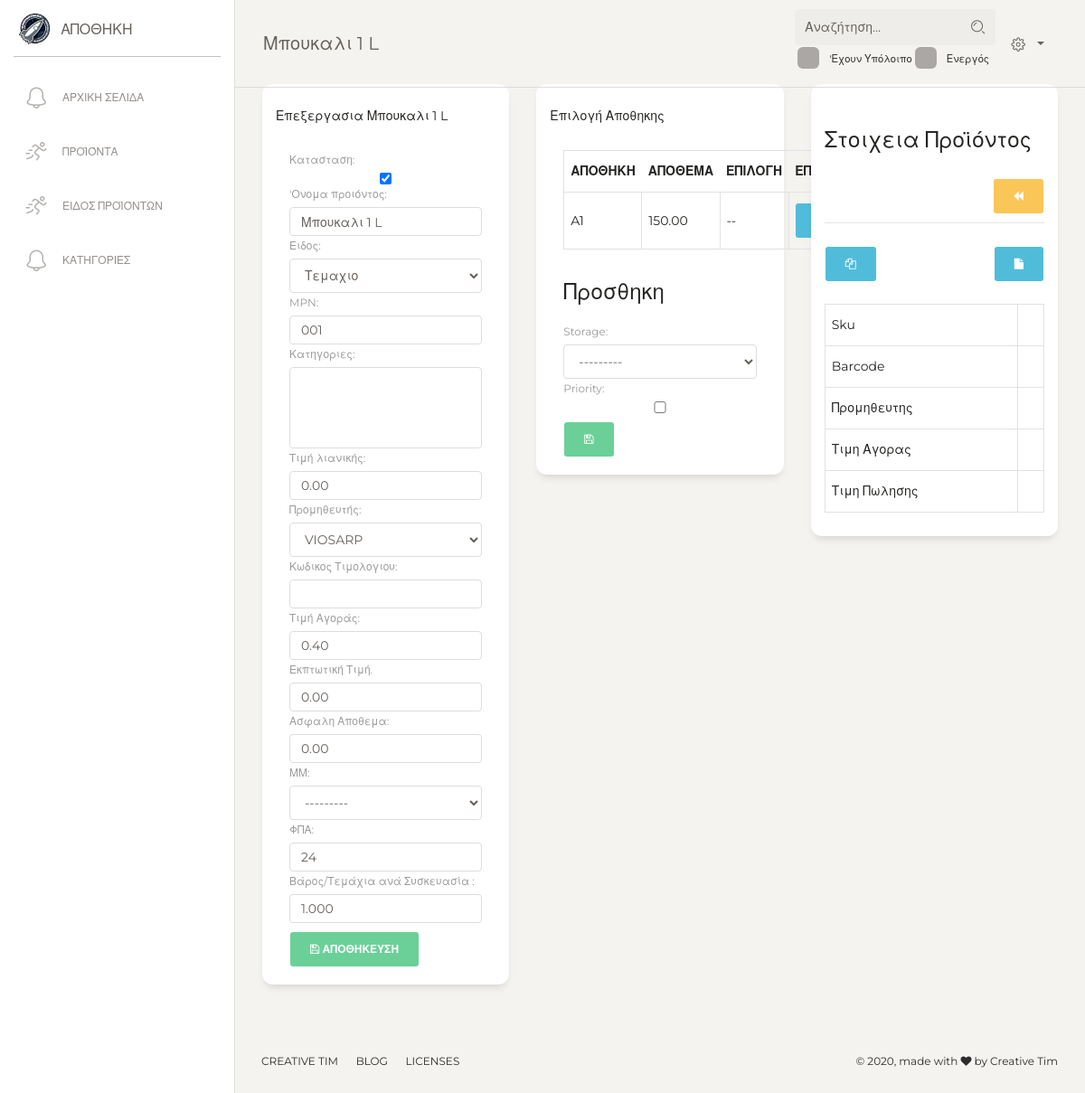
/catalogue/edit-views/product/update/2/ (signed in), run on an earlier commit of the app's database.
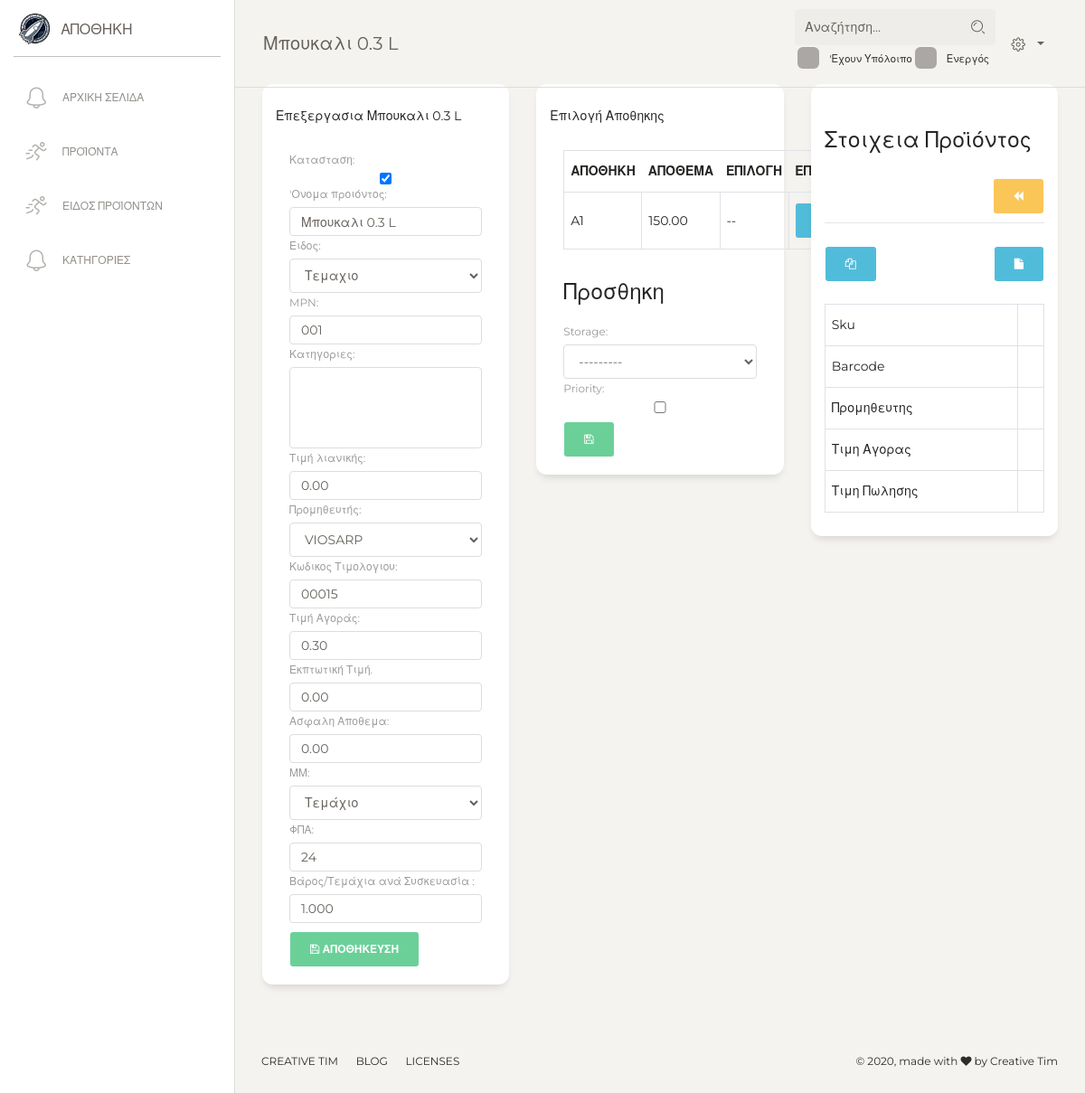
And on a later commit of the database.
### catalogue/models.py (models this page shows, shortened)
class Product(models.Model):
    active = models.BooleanField(default=True, verbose_name='Κατασταση')
    product_class = models.ForeignKey(ProductClass, on_delete=models.PROTECT, null=True, verbose_name='Ειδος')
    is_offer = models.BooleanField(default=True)
    title = models.CharField(max_length=120, verbose_name="'Ονομα προιόντος")
    category = models.ManyToManyField(Category, blank=True, null=True, verbose_name='Κατηγοριες')
    sku = models.CharField(max_length=150, blank=True, null=True, verbose_name='MPN')
    meta_description = models.CharField(max_length=300, null=True, blank=True)
    slug = models.SlugField(blank=True, null=True, allow_unicode=True)
    price = models.DecimalField(decimal_places=2, max_digits=6, default=0,
                                verbose_name="Τιμή λιανικής")  # the price product have in the store
    margin = models.IntegerField(default=30, verbose_name='Margin', blank=True, null=True)
    markup = models.IntegerField(default=30, verbose_name='Markup', blank=True, null=True)
    price_internet = models.DecimalField(decimal_places=2, max_digits=6, default=0,
                                         verbose_name="Τιμή Internet(No use)")
    price_b2b = models.DecimalField(decimal_places=2, max_digits=6, default=0,
                                    verbose_name="Τιμή Χονδρικής")  # the price product have in the website, if its 0 then website gets the price from store
    price_discount = models.DecimalField(max_digits=10, decimal_places=2, default=0, verbose_name='Εκπτωτική Τιμή.')
    final_price = models.DecimalField(default=0, decimal_places=2, max_digits=10, blank=True)
    related_products = models.ManyToManyField('self', blank=True)
    different_color = models.ManyToManyField('self', blank=True)
    timestamp = models.DateField(default=timezone.now, verbose_name='Ημερομηνία Δημιουργίας')
    notes = models.TextField(null=True, blank=True, verbose_name='Περιγραφή')
    vendor = models.ForeignKey('warehouse.Vendor', verbose_name="Προμηθευτής", blank=True, null=True, on_delete=models.SET_NULL)
    qty = models.DecimalField(default=0, verbose_name="Απόθεμα", max_digits=10, decimal_places=2)
    unit = models.CharField(max_length=1, default='1', choices=UNIT, blank=True, null=True, verbose_name='ΜΜ')
    safe_stock = models.DecimalField(max_digits=5, decimal_places=2, default=0, verbose_name='Ασφαλη Αποθεμα')
    order_sku = models.CharField(blank=True, null=True, max_length=50, verbose_name='Κωδικος Τιμολογιου')
    price_buy = models.DecimalField(decimal_places=2, max_digits=6, default=0,
                                    verbose_name="Τιμή Αγοράς")  # the price which you buy the product
    order_discount = models.IntegerField(default=0, verbose_name="'Εκπτωση Τιμολογίου σε %")
    qty_kilo = models.DecimalField(max_digits=5, decimal_places=3, default=1,
                                   verbose_name='Βάρος/Τεμάχια ανά Συσκευασία ')
    taxes_modifier = models.IntegerField(default=24, verbose_name='ΦΠΑ')
    objects = models.Manager()
    def __str__(self):
        return self.title

class ProductClass(models.Model):
    title = models.CharField(unique=True, max_length=200, verbose_name='Ονομασια')
    have_storage = models.BooleanField(default=False, verbose_name='εχει Αποθηκη')
    wholesale_active = models.BooleanField(default=False, verbose_name="Active for WholeSale")
    is_service = models.BooleanField(default=False, verbose_name='Service')
    have_ingredient = models.BooleanField(default=False, verbose_name='Παρασκευη Απο Εμας')
    def __str__(self):
        return self.title

### warehouse/models.py (models this page shows, shortened)
class Vendor(models.Model):
    active = models.BooleanField(default=True, verbose_name='Ενεργό')
    title = models.CharField(max_length=200, unique=True, verbose_name='Εταιρία')
    owner = models.CharField(max_length=200, blank=True, verbose_name='Ιδιοκτήτης')
    afm = models.CharField(max_length=150, blank=True, verbose_name='ΑΦΜ')
    doy = models.CharField(max_length=150, blank=True, verbose_name='ΔΟΥ')
    phone = models.CharField(max_length=200, blank=True, verbose_name='Σταθερο Τηλεφωνο')
    cellphone = models.CharField(max_length=200, blank=True, verbose_name='Κινητό')
    email = models.EmailField(blank=True)
    site = models.URLField(blank=True, null=True)
    description = models.TextField(blank=True, null=True, verbose_name='Λεπτομεριες')
    address = models.CharField(max_length=240, blank=True, null=True, verbose_name='Διευθυνση')
    city = models.CharField(max_length=240, blank=True, null=True, verbose_name='Πολη')
    balance = models.DecimalField(decimal_places=2, max_digits=50, default=0.00, verbose_name='Υπόλοιπο')
    paid_value = models.DecimalField(decimal_places=2, max_digits=50, default=0.00)
    value = models.DecimalField(decimal_places=2, max_digits=50, default=0.00)
    taxes_modifier = models.CharField(max_length=1, choices=TAXES_CHOICES, default='c')
    class Meta:
        ordering = ['title']
    def __str__(self):
        return f'{self.title}'
    def tag_balance(self):
        return f'{self.balance} {CURRENCY}'
    tag_balance.short_description = 'Υπολοίπο'

### catalogue/views.py (the view, shortened to what this page needs)
# urls.py: path('edit-views/product/update/<int:pk>/', ProductUpdateView.as_view(), name='product_update'),
@method_decorator(staff_member_required, name='dispatch')
class ProductUpdateView(UpdateView):
    model = Product
    form_class = ProductForm
    template_name = 'catalogue/product_update.html'
    def get_context_data(self, **kwargs):
        context = super().get_context_data(**kwargs)
        context["page_title"] = f'{self.object}'
        context['product_storage_form'] = ProductStorageForm(initial={'product': self.object})
        context['product_ingredient_form'] = ProductIngredientForm(initial={'product': self.object})
        context['back_url'] = reverse('catalogue:product_list')
        context['action_url'] = reverse('catalogue:product_list')
        return context

### catalogue/forms.py
class ProductForm(BaseForm, forms.ModelForm):
    class Meta:
        model = Product
        fields = ['active', 'title', 'product_class', 'sku', 'category',
                  'price', 'vendor', 'order_sku', 'price_buy', 'price_discount',
                  'safe_stock', 'unit', 'taxes_modifier', 'qty_kilo'
                  ]

class ProductStorageForm(BaseForm, forms.ModelForm):
    product = forms.ModelChoiceField(queryset=Product.objects.all(), required=True, widget=forms.HiddenInput())
    class Meta:
        model = ProductStorage
        fields = ['product', 'storage', 'priority']

### catalogue/models.py (called while the page is built)
    def __str__(self):
        return self.storage.title

    def get_edit_url(self):
        return reverse('catalogue:product_storage_update', kwargs={'pk': self.id})

### catalogue/templates/catalogue/product_update.html (shortened to what the changed rows need)
{% extends 'catalogue/dashboard.html' %}
{% block content %}
    <div class="content">
        <div class="row">
            <div class="col-4">
                <div class="card">
                    <div class="card-header">
                        <div class="card-title">
                            Επεξεργασια {{ object }}
                        </div>
                        <div class="card-body">
                            <form class="form" method="post">
                                {{ form }}
                            </form>
                        </div>
                    </div>
                </div>
            </div>
            <div class="col-4">
                {% if product.product_class.have_storage %}
                <div class="card">
                    <div class="card-header">
                        {% if object.product_class.have_storage %}
                        <div class="card-body">
                            <table class="table table-bordered">
                                <thead>
                                    <tr>
                                        <th>Αποθηκη</th>
                                        <th>Απόθεμα</th>
                                        <th>Επιλογη</th>
                                        <th>Επιλογες</th>
                                    </tr>
                                </thead>
                            </table>
                            <form class="form" method="post" action="{% url 'catalogue:action_product_storage_create' object.id %}">
                                {{ product_storage_form }}
                            </form>
                        </div>
                        {% else %}
                            <p>Δε υποστηρίζεται η αποθηκη</p>
                        {% endif %}
                    </div>
                </div>
                {% endif %}
            </div>
            <div class="col-4">
                <div class="card">
                    <div class="card-body">
                        <table class="table table-bordered">
                            <tbody>
                                <tr>
                                    <th></th>
                                </tr>
                                <tr>
                                    <th></th>
                                </tr>
                                <tr>
                                    <th></th>
                                </tr>
                                <tr>
                                    <th></th>
                                </tr>
                                <tr>
                                    <th></th>
                                </tr>
                            </tbody>
                        </table>
                    </div>
                </div>
            </div>
        </div>
    </div>
{% endblock %}

### project_settings/templates/dashboard.html (shortened to what this page needs)
<!DOCTYPE html>
<html lang="en">
{% include 'include/css.html' %}
<body class="">
  <div class="wrapper ">
    {% block navbar %}{% include 'include/navbar.html' %} {% endblock %}
    <div class="main-panel">
      <nav class="navbar navbar-expand-lg navbar-absolute fixed-top navbar-transparent">
        <div class="container-fluid">
          <div class="navbar-wrapper">
            <a class="navbar-brand" href="{{ request.path }}">{{ page_title }}</a>
          </div>
          <div class="collapse navbar-collapse justify-content-end" id="navigation">
            <form {% if action_url %} action="{{ action_url }}"  {% endif %}>
                <div class="input-group no-border">
                    <input name="q" type="text" value="{{ request.GET.q }}" class="form-control" placeholder="Αναζήτηση..."
                    >
                    <div class="input-group-append">
                        <div class="input-group-text"><i class="nc-icon nc-zoom-split"></i></div>
                    </div>
                </div>
                <div style="margin-top: 1%" class="form-check small">
                    <label class="form-check-label">
                          'Εχουν Υπόλοιπο
                    </label>
                    <label class="form-check-label">
                          Ενεργός
                      </label>
                  </div>
            </form>
              <ul style="" class="navbar-nav">
               <li class="nav-item btn-rotate dropdown">
                        <a class="nav-link dropdown-toggle" href="http://example.com" id="navbarDropdownMenuLink" data-toggle="dropdown" aria-haspopup="true" aria-expanded="false">
                            <i class="nc-icon nc-settings-gear-65"></i>
                        </a>
                    </li>
                </ul>
          </div>
        </div>
      </nav>
       {% block content %}
       {% endblock %}
            <footer class="footer footer-black  footer-white ">
                <div class="container-fluid">
                    <div class="row">
                        <nav class="footer-nav">
                            <ul>
                                <li>
                                    <a href="https://www.creative-tim.com" target="_blank">Creative Tim</a>
                                </li>
                                <li>
                                    <a href="http://blog.creative-tim.com/" target="_blank">Blog</a>
                                </li>
                                <li>
                                    <a href="https://www.creative-tim.com/license" target="_blank">Licenses</a>
                                </li>
                            </ul>
                        </nav>
                        <div class="credits ml-auto">
                            <span class="copyright">
                                ©
                                , made with <i class="fa fa-heart heart"></i> by Creative Tim
                            </span>
                        </div>
                    </div>
                </div>
            </footer>
    </div>
  </div>
</body>
</html>

What changed in the data, as far as the page shows it:
changed Product "Τεμαχιο": title "Μπουκαλι 1 L" → "Μπουκαλι 0.3 L"; order_sku (not shown) → "00015"; price_buy "0.40" → "0.30"; unit "---------" → "Τεμάχιο"
